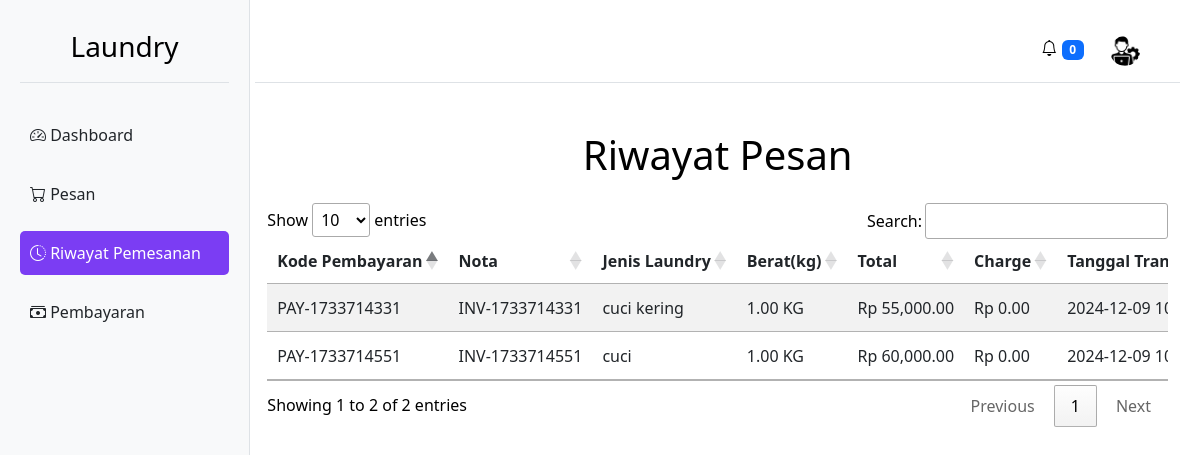
The app's page /users/riwayat_pesan.php (signed in) with its own data.
### tables this page shows
CREATE TABLE `transaksi_laundry` (
  `id` int(11) NOT NULL,
  `uuid` varchar(36) NOT NULL,
  `id_pelanggan` int(11) DEFAULT NULL,
  `id_akun` int(11) NOT NULL,
  `kode_pembayaran` varchar(255) DEFAULT NULL,
  `faktur` varchar(255) DEFAULT NULL,
  `jenis` varchar(50) DEFAULT NULL,
  `jumlah` decimal(10,2) DEFAULT NULL,
  `biaya` decimal(10,2) DEFAULT NULL,
  `kode_unik` varchar(255) DEFAULT NULL,
  `tanggal_transaksi` datetime DEFAULT NULL,
  `tanggal_dibayar` datetime DEFAULT NULL,
  `batas_waktu_transaksi` datetime DEFAULT NULL,
  `status` enum('pending','menunggu pembayaran','laundry sedang di ambil','sedang proses laundry','laundry selesai','laundry sedang di antar','selesai','gagal') DEFAULT NULL,
  `pickup_date` date DEFAULT NULL,
  `delivery_date` date DEFAULT NULL,
  `created_at` timestamp NULL DEFAULT current_timestamp(),
  `updated_at` timestamp NULL DEFAULT current_timestamp() ON UPDATE current_timestamp(),
  `deleted_at` timestamp NULL DEFAULT NULL,
  `id_paket` int(11) DEFAULT NULL,
  `alamat` varchar(255) DEFAULT NULL,
  `bukti_pembayaran` varchar(255) DEFAULT NULL,
  `id_bank` int(11) DEFAULT NULL,
  `charge` int(11) DEFAULT 0
);

CREATE TABLE `paket_laundry` (
  `id` int(11) NOT NULL,
  `nama` varchar(100) DEFAULT NULL,
  `deskripsi` text DEFAULT NULL,
  `harga` decimal(10,2) DEFAULT NULL,
  `created_at` timestamp NULL DEFAULT current_timestamp(),
  `updated_at` timestamp NULL DEFAULT current_timestamp() ON UPDATE current_timestamp()
);

### users/riwayat_pesan.php (the view, shortened to what this page needs)
<?php
include '../database.php';
$user_id = $_SESSION['user']['id'];
$query = "SELECT t.id, t.faktur, t.jumlah AS weight, t.biaya AS total,
                 t.charge, t.tanggal_transaksi AS transaction_date, t.status,
                 t.alamat, t.kode_pembayaran AS payment_code,
                 p.nama AS package_name
          FROM transaksi_laundry t
          LEFT JOIN paket_laundry p ON t.id_paket = p.id
          WHERE t.id_akun = :user_id";
$stmt = $pdo->prepare($query);
$stmt->execute(['user_id' => $user_id]);
$transactions = $stmt->fetchAll(PDO::FETCH_ASSOC);
?>
<!DOCTYPE html>
<html lang="en">
<head>
    <link href="https://cdn.jsdelivr.net/npm/bootstrap@5.3.0-alpha1/dist/css/bootstrap.min.css" rel="stylesheet">
    <link rel="stylesheet" href="css/style.css">
    <link rel="stylesheet" href="https://cdn.datatables.net/1.13.4/css/jquery.dataTables.min.css">
</head>
<body>
    <?php include 'sidebar_user.php'; ?>
    <div class="container mt-5">
        <h1 class="text-center mb-4">Riwayat Pesan</h1>
        <div class="table-responsive">
            <table id="transactionTable" class="table table-striped">
                <thead>
                    <tr>
                        <th>Kode Pembayaran</th>
                        <th>Nota</th>
                        <th>Jenis Laundry</th>
                        <th>Berat(kg)</th>
                        <th>Total</th>
                        <th>Charge</th>
                        <th>Tanggal Transaksi</th>
                    </tr>
                </thead>
                <tbody>
                    <?php foreach ($transactions as $transaction): ?>
                        <tr>
                            <td><?php echo htmlspecialchars($transaction['payment_code'] ?? ''); ?></td>
                            <td><?php echo htmlspecialchars($transaction['faktur'] ?? ''); ?></td>
                            <td><?php echo htmlspecialchars($transaction['package_name'] ?? ''); ?></td>
                            <td><?php echo number_format((float) ($transaction['weight'] ?? 0), 2); ?> KG</td>
                            <td>Rp <?php echo number_format((float) (($transaction['total'] ?? 0) + ($transaction['charge'] ?? 0)), 2); ?></td>
                            <td>Rp <?php echo number_format((float) ($transaction['charge'] ?? 0), 2); ?></td>
                            <td><?php echo htmlspecialchars($transaction['transaction_date'] ?? ''); ?></td>
                        </tr>
                    <?php endforeach; ?>
                </tbody>
            </table>
        </div>
    </div>
</body>
</html>

### users/css/style.css (style rules this page uses)
body { background-color: white; color: black; margin: 0; padding: 0; font-family: Arial, sans-serif; }
.table { color: #000000; width: 100%; }
thead th, tbody td { white-space: nowrap; }
tbody td { vertical-align: middle; }

### records on screen
transaksi_laundry: kode_pembayaran "PAY-1733714331", faktur "INV-1733714331", id_paket.nama "cuci kering", jumlah "1.00", ($transaction['total'] ?? 0) + ($transaction['charge'] ?? 0) "55,000.00", charge "0.00", tanggal_transaksi "2024-12-09…"
transaksi_laundry: kode_pembayaran "PAY-1733714551", faktur "INV-1733714551", id_paket.nama "cuci", jumlah "1.00", ($transaction['total'] ?? 0) + ($transaction['charge'] ?? 0) "60,000.00", charge "0.00", tanggal_transaksi "2024-12-09…"
